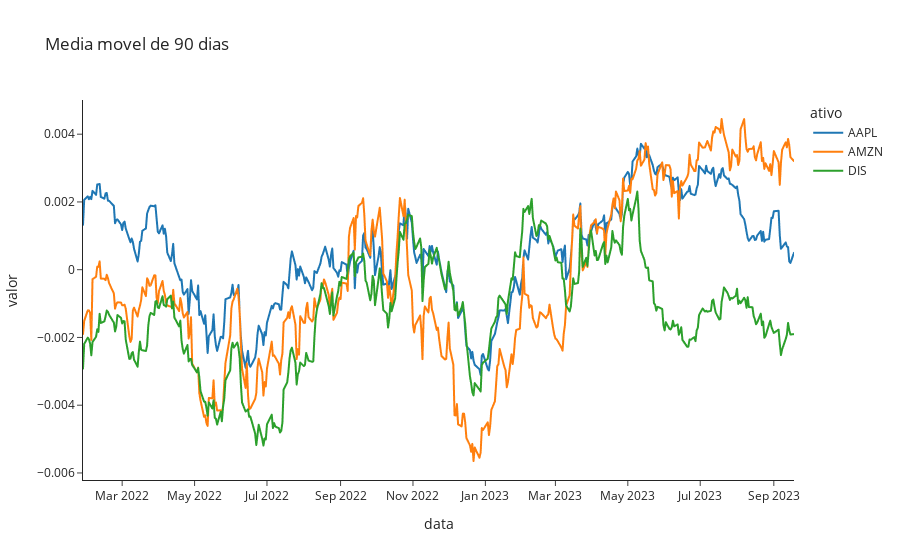

Source (notebook cell):
### Markdown cell above
## 3

### Code cell
# Criando o gráfico de linha usando o Plotly para a media movel de 90 dias
fig = px.line(yf_retornos_mm90_vertical, x='data', y='valor', color='ativo',
              labels={'Date': 'Data', 'value': 'Valores'},
              title='Media movel de 90 dias',
              template='simple_white')

# Exibindo o gráfico
fig.show()

### Figure 1 — Plotly figure (JSON) as saved in the notebook; plotly's stock layout.template omitted (floating-point values rounded to 4 significant figures; data arrays with more than 128 entries replaced by an {"elided": "..."} marker saying what was removed)
{"data": [{"hovertemplate": "ativo=AAPL<br>data=%{x}<br>valor=%{y}<extra></extra>", "legendgroup": "AAPL", "line": {"color": "#1F77B4", "dash": "solid"}, "marker": {"symbol": "circle"}, "mode": "lines", "name": "AAPL", "showlegend": true, "type": "scattergl", "x": {"elided": "412 str values"}, "xaxis": "x", "y": {"elided": "412 float values"}, "yaxis": "y"}, {"hovertemplate": "ativo=AMZN<br>data=%{x}<br>valor=%{y}<extra></extra>", "legendgroup": "AMZN", "line": {"color": "#FF7F0E", "dash": "solid"}, "marker": {"symbol": "circle"}, "mode": "lines", "name": "AMZN", "showlegend": true, "type": "scattergl", "x": {"elided": "412 str values"}, "xaxis": "x", "y": {"elided": "412 float values"}, "yaxis": "y"}, {"hovertemplate": "ativo=DIS<br>data=%{x}<br>valor=%{y}<extra></extra>", "legendgroup": "DIS", "line": {"color": "#2CA02C", "dash": "solid"}, "marker": {"symbol": "circle"}, "mode": "lines", "name": "DIS", "showlegend": true, "type": "scattergl", "x": {"elided": "412 str values"}, "xaxis": "x", "y": {"elided": "412 float values"}, "yaxis": "y"}], "layout": {"legend": {"title": {"text": "ativo"}, "tracegroupgap": 0}, "title": {"text": "Media movel de 90 dias"}, "xaxis": {"anchor": "y", "domain": [0, 1], "title": {"text": "data"}}, "yaxis": {"anchor": "x", "domain": [0, 1], "title": {"text": "valor"}}}}
